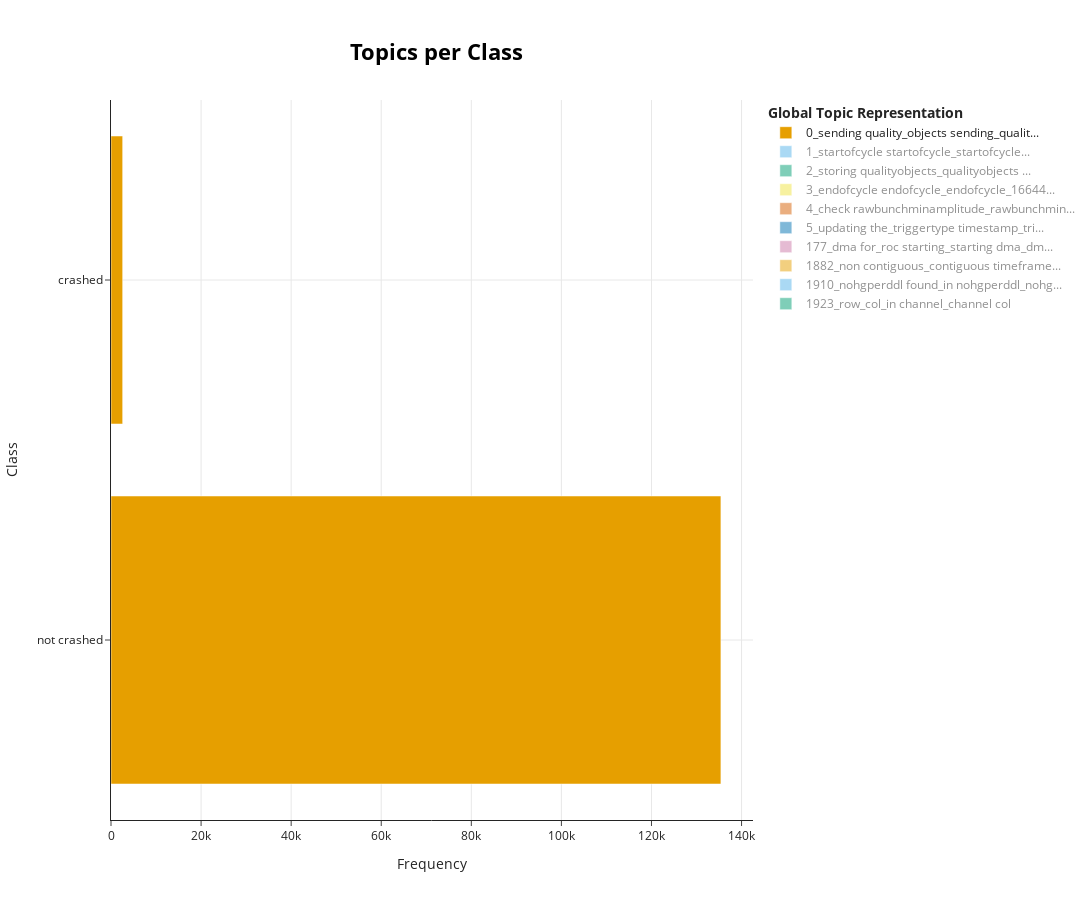

Here is the notebook cell this chart was saved with:
### Code cell
topics_per_class = topic_model.model.topics_per_class(df.content.tolist(), df.label.tolist())
topic_model.model.visualize_topics_per_class(topics_per_class)

### Figure 1 — Plotly figure (JSON) as saved in the notebook; plotly's stock layout.template omitted (floating-point values rounded to 4 significant figures)
{"data": [{"hoverinfo": "text", "hovertext": ["<b>Topic 0</b><br>Words: sending quality, objects sending, quality objects, sending, objects", "<b>Topic 0</b><br>Words: sending quality, objects sending, quality objects, sending, objects"], "marker": {"color": "#E69F00"}, "name": "0_sending quality_objects sending_qualit...", "orientation": "h", "type": "bar", "visible": true, "x": [135414, 2591], "y": ["not crashed", "crashed"]}, {"hoverinfo": "text", "hovertext": ["<b>Topic 1</b><br>Words: startofcycle startofcycle, startofcycle, startofcycle equipment, 279136 startofcycle, startofcycle bank", "<b>Topic 1</b><br>Words: startofcycle startofcycle, startofcycle, startofcycle configure, cycledurationntf startofcycle, used 90035181"], "marker": {"color": "#56B4E9"}, "name": "1_startofcycle startofcycle_startofcycle...", "orientation": "h", "type": "bar", "visible": "legendonly", "x": [106554, 2608], "y": ["not crashed", "crashed"]}, {"hoverinfo": "text", "hovertext": ["<b>Topic 2</b><br>Words: storing qualityobjects, qualityobjects storing, qualityobjects, storing, qualityobjects task", "<b>Topic 2</b><br>Words: storing qualityobjects, qualityobjects storing, qualityobjects, storing, qualityobjects teardown"], "marker": {"color": "#009E73"}, "name": "2_storing qualityobjects_qualityobjects ...", "orientation": "h", "type": "bar", "visible": "legendonly", "x": [99473, 1415], "y": ["not crashed", "crashed"]}, {"hoverinfo": "text", "hovertext": ["<b>Topic 3</b><br>Words: endofcycle endofcycle, endofcycle, 1664473857380, timestamp 1664473857380, 1664473857380 updating", "<b>Topic 3</b><br>Words: endofcycle endofcycle, endofcycle, endofcycle received, 2arpa4s12ju task, 2arpa4s12ju"], "marker": {"color": "#F0E442"}, "name": "3_endofcycle endofcycle_endofcycle_16644...", "orientation": "h", "type": "bar", "visible": "legendonly", "x": [105594, 2522], "y": ["not crashed", "crashed"]}, {"hoverinfo": "text", "hovertext": ["<b>Topic 4</b><br>Words: check rawbunchminamplitude, rawbunchminamplitude quality, rawbunchminamplitude, good level, quality good", "<b>Topic 4</b><br>Words: check rawbunchminamplitude, rawbunchminamplitude quality, rawbunchminamplitude, quality good, good level"], "marker": {"color": "#D55E00"}, "name": "4_check rawbunchminamplitude_rawbunchmin...", "orientation": "h", "type": "bar", "visible": "legendonly", "x": [78715, 1539], "y": ["not crashed", "crashed"]}, {"hoverinfo": "text", "hovertext": ["<b>Topic 5</b><br>Words: updating the, triggertype timestamp, trigger triggertype, triggertype, to trigger", "<b>Topic 5</b><br>Words: updating the, triggertype timestamp, task due, trigger triggertype, triggertype"], "marker": {"color": "#0072B2"}, "name": "5_updating the_triggertype timestamp_tri...", "orientation": "h", "type": "bar", "visible": "legendonly", "x": [62006, 1564], "y": ["not crashed", "crashed"]}, {"hoverinfo": "text", "hovertext": ["<b>Topic 177</b><br>Words: dma for, starting dma, roc starting, dma, stopping dma", "<b>Topic 177</b><br>Words: dma for, roc starting, starting dma, dma, roc stopping"], "marker": {"color": "#CC79A7"}, "name": "177_dma for_roc starting_starting dma_dm...", "orientation": "h", "type": "bar", "visible": "legendonly", "x": [34587, 31066], "y": ["not crashed", "crashed"]}, {"hoverinfo": "text", "hovertext": ["<b>Topic 1882</b><br>Words: non contiguous, contiguous timeframe, contiguous, non, ids", "<b>Topic 1882</b><br>Words: contiguous, non contiguous, contiguous timeframe, non, timeframe ids"], "marker": {"color": "#E69F00"}, "name": "1882_non contiguous_contiguous timeframe...", "orientation": "h", "type": "bar", "visible": "legendonly", "x": [53704, 2675], "y": ["not crashed", "crashed"]}, {"hoverinfo": "text", "hovertext": ["<b>Topic 1910</b><br>Words: nohgperddl found, in nohgperddl, nohgperddl, of ddl, in fec", "<b>Topic 1910</b><br>Words: in nohgperddl, nohgperddl found, nohgperddl, in fec, fec"], "marker": {"color": "#56B4E9"}, "name": "1910_nohgperddl found_in nohgperddl_nohg...", "orientation": "h", "type": "bar", "visible": "legendonly", "x": [43127, 1276], "y": ["not crashed", "crashed"]}, {"hoverinfo": "text", "hovertext": ["<b>Topic 1923</b><br>Words: row, col, channel col, in channel, sm", "<b>Topic 1923</b><br>Words: col, row, sm, in channel, channel col"], "marker": {"color": "#009E73"}, "name": "1923_row_col_in channel_channel col", "orientation": "h", "type": "bar", "visible": "legendonly", "x": [76209, 2708], "y": ["not crashed", "crashed"]}], "layout": {"height": 900, "hoverlabel": {"bgcolor": "white", "font": {"family": "Rockwell", "size": 16}}, "legend": {"title": {"text": "<b>Global Topic Representation"}}, "title": {"font": {"color": "Black", "size": 22}, "text": "<b>Topics per Class</b>", "x": 0.4, "xanchor": "center", "y": 0.95, "yanchor": "top"}, "width": 1250, "xaxis": {"showgrid": true, "title": {"text": "Frequency"}}, "yaxis": {"showgrid": true, "title": {"text": "Class"}}}}
